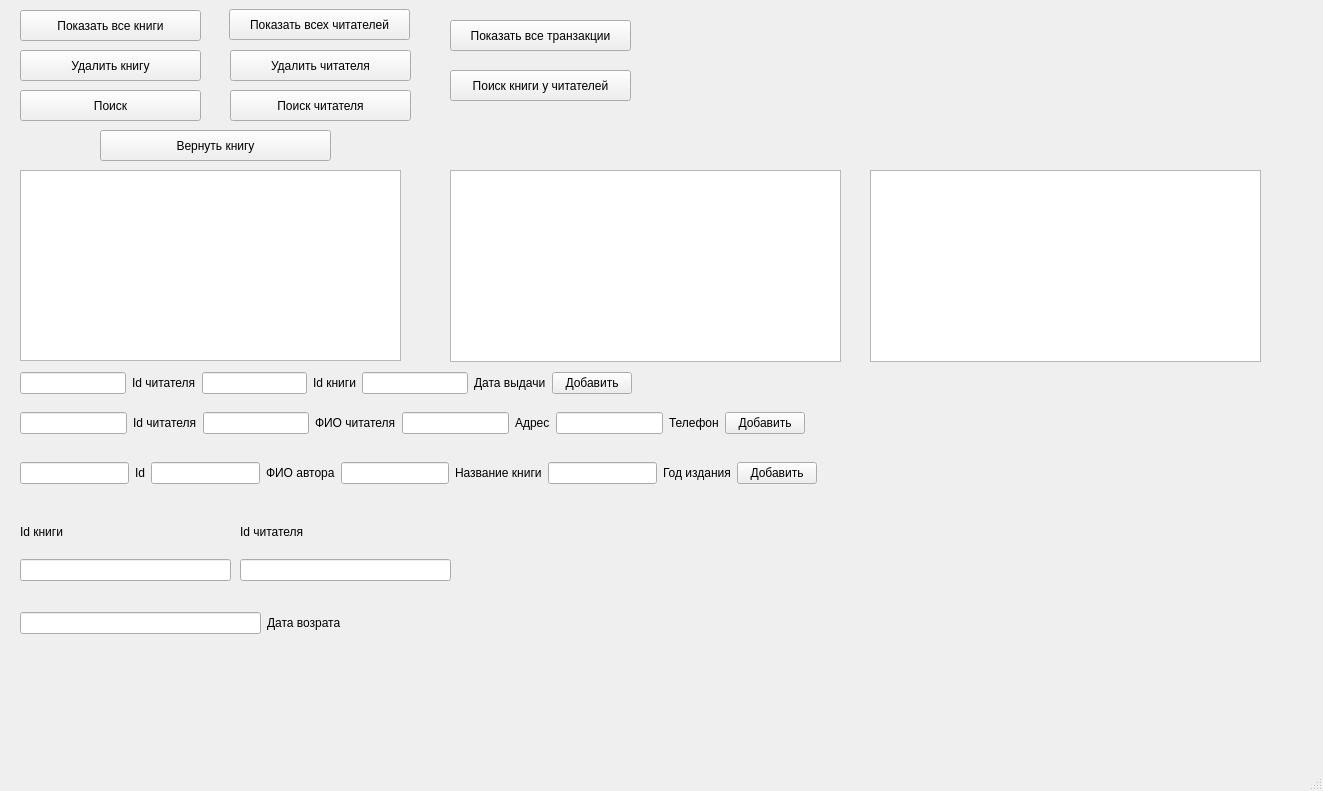
<?xml version="1.0" encoding="UTF-8"?>
<ui version="4.0">
 <class>MainWindow</class>
 <widget class="QMainWindow" name="MainWindow">
  <property name="geometry">
   <rect>
    <x>0</x>
    <y>0</y>
    <width>1323</width>
    <height>791</height>
   </rect>
  </property>
  <property name="windowTitle">
   <string>MainWindow</string>
  </property>
  <widget class="QWidget" name="centralwidget">
   <widget class="QTableWidget" name="tableBooks">
    <property name="geometry">
     <rect>
      <x>20</x>
      <y>170</y>
      <width>381</width>
      <height>191</height>
     </rect>
    </property>
   </widget>
   <widget class="QPushButton" name="deleteBook">
    <property name="geometry">
     <rect>
      <x>20</x>
      <y>50</y>
      <width>181</width>
      <height>31</height>
     </rect>
    </property>
    <property name="text">
     <string>Удалить книгу</string>
    </property>
   </widget>
   <widget class="QPushButton" name="findBook">
    <property name="geometry">
     <rect>
      <x>20</x>
      <y>90</y>
      <width>181</width>
      <height>31</height>
     </rect>
    </property>
    <property name="text">
     <string>Поиск</string>
    </property>
   </widget>
   <widget class="QPushButton" name="deleteReader">
    <property name="geometry">
     <rect>
      <x>230</x>
      <y>50</y>
      <width>181</width>
      <height>31</height>
     </rect>
    </property>
    <property name="text">
     <string>Удалить читателя</string>
    </property>
   </widget>
   <widget class="QPushButton" name="findReader">
    <property name="geometry">
     <rect>
      <x>230</x>
      <y>90</y>
      <width>181</width>
      <height>31</height>
     </rect>
    </property>
    <property name="text">
     <string>Поиск читателя</string>
    </property>
   </widget>
   <widget class="QPushButton" name="returnBook">
    <property name="geometry">
     <rect>
      <x>100</x>
      <y>130</y>
      <width>231</width>
      <height>31</height>
     </rect>
    </property>
    <property name="text">
     <string>Вернуть книгу</string>
    </property>
   </widget>
   <widget class="QPushButton" name="findReaderBook">
    <property name="geometry">
     <rect>
      <x>450</x>
      <y>70</y>
      <width>181</width>
      <height>31</height>
     </rect>
    </property>
    <property name="text">
     <string>Поиск книги у читателей</string>
    </property>
   </widget>
   <widget class="QLabel" name="book_error">
    <property name="geometry">
     <rect>
      <x>830</x>
      <y>460</y>
      <width>261</width>
      <height>20</height>
     </rect>
    </property>
    <property name="text">
     <string/>
    </property>
   </widget>
   <widget class="QLabel" name="reader_error">
    <property name="geometry">
     <rect>
      <x>810</x>
      <y>410</y>
      <width>301</width>
      <height>20</height>
     </rect>
    </property>
    <property name="text">
     <string/>
    </property>
   </widget>
   <widget class="QLabel" name="transaction_error">
    <property name="geometry">
     <rect>
      <x>650</x>
      <y>370</y>
      <width>301</width>
      <height>20</height>
     </rect>
    </property>
    <property name="text">
     <string/>
    </property>
   </widget>
   <widget class="QLabel" name="status">
    <property name="geometry">
     <rect>
      <x>510</x>
      <y>540</y>
      <width>191</width>
      <height>16</height>
     </rect>
    </property>
    <property name="text">
     <string/>
    </property>
   </widget>
   <widget class="QTableWidget" name="tableReaders">
    <property name="geometry">
     <rect>
      <x>450</x>
      <y>170</y>
      <width>391</width>
      <height>192</height>
     </rect>
    </property>
   </widget>
   <widget class="QTableWidget" name="tableTransactions">
    <property name="geometry">
     <rect>
      <x>870</x>
      <y>170</y>
      <width>391</width>
      <height>192</height>
     </rect>
    </property>
   </widget>
   <widget class="QWidget" name="layoutWidget">
    <property name="geometry">
     <rect>
      <x>20</x>
      <y>370</y>
      <width>625</width>
      <height>26</height>
     </rect>
    </property>
    <layout class="QHBoxLayout" name="horizontalLayout">
     <item>
      <widget class="QLineEdit" name="reader_id_2">
       <property name="text">
        <string/>
       </property>
      </widget>
     </item>
     <item>
      <widget class="QLabel" name="label_13">
       <property name="text">
        <string>Id читателя</string>
       </property>
      </widget>
     </item>
     <item>
      <widget class="QLineEdit" name="book_id_2">
       <property name="text">
        <string/>
       </property>
      </widget>
     </item>
     <item>
      <widget class="QLabel" name="label_14">
       <property name="text">
        <string>Id книги</string>
       </property>
      </widget>
     </item>
     <item>
      <widget class="QLineEdit" name="issue_date">
       <property name="text">
        <string/>
       </property>
      </widget>
     </item>
     <item>
      <widget class="QLabel" name="label_15">
       <property name="text">
        <string>Дата выдачи</string>
       </property>
      </widget>
     </item>
     <item>
      <widget class="QPushButton" name="butt_addTransaction">
       <property name="text">
        <string>Добавить</string>
       </property>
      </widget>
     </item>
     <item>
      <widget class="QLabel" name="label_11">
       <property name="text">
        <string/>
       </property>
      </widget>
     </item>
    </layout>
   </widget>
   <widget class="QWidget" name="layoutWidget">
    <property name="geometry">
     <rect>
      <x>20</x>
      <y>410</y>
      <width>785</width>
      <height>26</height>
     </rect>
    </property>
    <layout class="QHBoxLayout" name="horizontalLayout_2">
     <item>
      <widget class="QLineEdit" name="reader_id">
       <property name="text">
        <string/>
       </property>
      </widget>
     </item>
     <item>
      <widget class="QLabel" name="label_7">
       <property name="text">
        <string>Id читателя</string>
       </property>
      </widget>
     </item>
     <item>
      <widget class="QLineEdit" name="reader_name">
       <property name="text">
        <string/>
       </property>
      </widget>
     </item>
     <item>
      <widget class="QLabel" name="label_8">
       <property name="text">
        <string>ФИО читателя</string>
       </property>
      </widget>
     </item>
     <item>
      <widget class="QLineEdit" name="reader_address">
       <property name="text">
        <string/>
       </property>
      </widget>
     </item>
     <item>
      <widget class="QLabel" name="label_6">
       <property name="text">
        <string>Адрес</string>
       </property>
      </widget>
     </item>
     <item>
      <widget class="QLineEdit" name="phone_number">
       <property name="text">
        <string/>
       </property>
      </widget>
     </item>
     <item>
      <widget class="QLabel" name="label_10">
       <property name="text">
        <string>Телефон</string>
       </property>
      </widget>
     </item>
     <item>
      <widget class="QPushButton" name="butt_addReader">
       <property name="text">
        <string>Добавить</string>
       </property>
      </widget>
     </item>
    </layout>
   </widget>
   <widget class="QWidget" name="layoutWidget">
    <property name="geometry">
     <rect>
      <x>20</x>
      <y>460</y>
      <width>797</width>
      <height>26</height>
     </rect>
    </property>
    <layout class="QHBoxLayout" name="horizontalLayout_3">
     <item>
      <widget class="QLineEdit" name="book_id">
       <property name="text">
        <string/>
       </property>
      </widget>
     </item>
     <item>
      <widget class="QLabel" name="label">
       <property name="text">
        <string>Id</string>
       </property>
      </widget>
     </item>
     <item>
      <widget class="QLineEdit" name="author_name">
       <property name="text">
        <string/>
       </property>
      </widget>
     </item>
     <item>
      <widget class="QLabel" name="label_2">
       <property name="text">
        <string>ФИО автора</string>
       </property>
      </widget>
     </item>
     <item>
      <widget class="QLineEdit" name="book_title">
       <property name="text">
        <string/>
       </property>
      </widget>
     </item>
     <item>
      <widget class="QLabel" name="label_3">
       <property name="text">
        <string>Название книги</string>
       </property>
      </widget>
     </item>
     <item>
      <widget class="QLineEdit" name="book_year">
       <property name="text">
        <string/>
       </property>
      </widget>
     </item>
     <item>
      <widget class="QLabel" name="label_4">
       <property name="text">
        <string>Год издания</string>
       </property>
      </widget>
     </item>
     <item>
      <widget class="QPushButton" name="butt_addBook">
       <property name="text">
        <string>Добавить</string>
       </property>
      </widget>
     </item>
    </layout>
   </widget>
   <widget class="QWidget" name="layoutWidget">
    <property name="geometry">
     <rect>
      <x>20</x>
      <y>510</y>
      <width>211</width>
      <height>71</height>
     </rect>
    </property>
    <layout class="QVBoxLayout" name="verticalLayout">
     <item>
      <widget class="QLabel" name="label_5">
       <property name="text">
        <string>Id книги</string>
       </property>
      </widget>
     </item>
     <item>
      <widget class="QLineEdit" name="deleteBookId">
       <property name="text">
        <string/>
       </property>
      </widget>
     </item>
    </layout>
   </widget>
   <widget class="QWidget" name="layoutWidget">
    <property name="geometry">
     <rect>
      <x>240</x>
      <y>510</y>
      <width>211</width>
      <height>71</height>
     </rect>
    </property>
    <layout class="QVBoxLayout" name="verticalLayout_2">
     <item>
      <widget class="QLabel" name="label_9">
       <property name="text">
        <string>Id читателя</string>
       </property>
      </widget>
     </item>
     <item>
      <widget class="QLineEdit" name="deleteReaderId">
       <property name="text">
        <string/>
       </property>
      </widget>
     </item>
    </layout>
   </widget>
   <widget class="QWidget" name="layoutWidget">
    <property name="geometry">
     <rect>
      <x>20</x>
      <y>610</y>
      <width>321</width>
      <height>26</height>
     </rect>
    </property>
    <layout class="QHBoxLayout" name="horizontalLayout_4">
     <item>
      <widget class="QLineEdit" name="returnDate">
       <property name="text">
        <string/>
       </property>
      </widget>
     </item>
     <item>
      <widget class="QLabel" name="label_12">
       <property name="text">
        <string>Дата возрата</string>
       </property>
      </widget>
     </item>
    </layout>
   </widget>
   <widget class="QPushButton" name="showBooks">
    <property name="geometry">
     <rect>
      <x>20</x>
      <y>10</y>
      <width>181</width>
      <height>31</height>
     </rect>
    </property>
    <property name="text">
     <string>Показать все книги</string>
    </property>
   </widget>
   <widget class="QPushButton" name="showReaders">
    <property name="geometry">
     <rect>
      <x>229</x>
      <y>9</y>
      <width>181</width>
      <height>31</height>
     </rect>
    </property>
    <property name="text">
     <string>Показать всех читателей</string>
    </property>
   </widget>
   <widget class="QPushButton" name="showTransactions">
    <property name="geometry">
     <rect>
      <x>450</x>
      <y>20</y>
      <width>181</width>
      <height>31</height>
     </rect>
    </property>
    <property name="text">
     <string>Показать все транзакции</string>
    </property>
   </widget>
  </widget>
  <widget class="QMenuBar" name="menubar">
   <property name="geometry">
    <rect>
     <x>0</x>
     <y>0</y>
     <width>1323</width>
     <height>17</height>
    </rect>
   </property>
  </widget>
  <widget class="QStatusBar" name="statusbar"/>
 </widget>
 <resources/>
 <connections/>
</ui>
